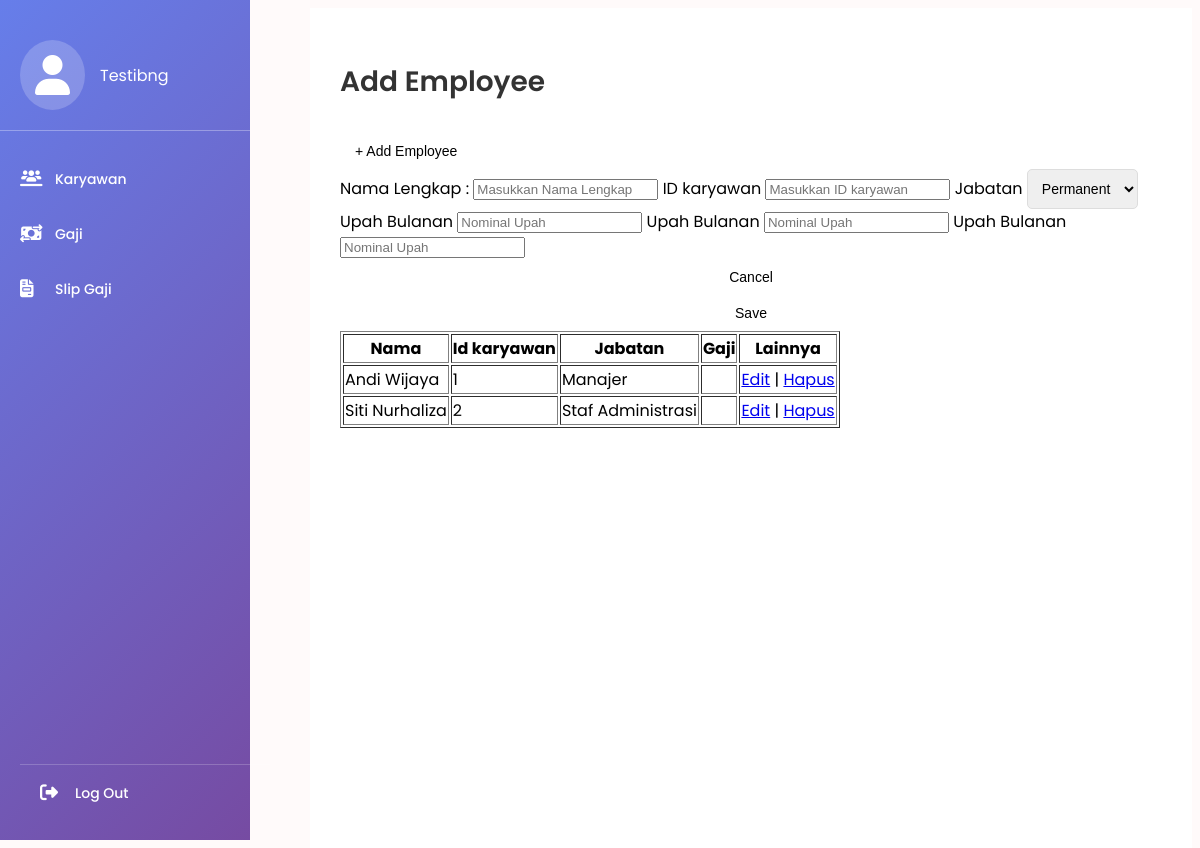
The app's page /indeks.php with its own data.
### tables this page shows
CREATE TABLE `karyawan` (
  `id_karyawan` int(11) NOT NULL,
  `nama` varchar(30) NOT NULL,
  `jabatan` varchar(30) NOT NULL
);

### indeks.php (the view, shortened to what this page needs)
<!DOCTYPE html>
<html lang="en">
<head>
    <link rel="stylesheet" href="indeks.css">
    <link rel="stylesheet" href="https://cdnjs.cloudflare.com/ajax/libs/font-awesome/6.5.0/css/all.min.css">
</head>
<body>
    <div class="sidebar">
        <ul class="isi-list">
            <div class="data-akun">
                <li>
                    <i class="fas fa-user"></i>
                    <span>
                        Testibng
                    </span>
                </li>
            </div>
            <li>
                <i class="fa-solid fa-users-line"></i>
                <span><a href="indeks.php">Karyawan</a></span>
            </li>
            <li>
                <i class="fa-solid fa-money-bill-transfer"></i>
                <span><a href="gaji.php">Gaji</a></span>
            </li>
            <li>
                <i class="fa-solid fa-file-invoice"></i>
                <span><a href="slipGaji.php">Slip Gaji</a>
                </span>
            </li>
            <li class="log-out-tombol">
                <i class="fa-solid fa-right-from-bracket"></i>
                <span><a href="">Log Out</a></span>
            </li>
        </ul>
    </div>
    <div class="container">
        <h2>Add Employee</h2>
        <button>+ Add Employee</button>
        <form>
            <div class="sejajar">
                <label for="nama-lengkap">Nama Lengkap : </label>
                <input type="text" placeholder="Masukkan Nama Lengkap" required>
                <label for="id-karyawan">ID karyawan</label>
                <input type="text" id="id-karyawan" placeholder="Masukkan ID karyawan" required>
                <label for="jabatan">Jabatan</label>
                <select id="jabatan" required>
                    <option value="Permanent">Permanent</option>
                </select>
            </div>
            <div class="sejajar">
                <label for="gaji">Upah Bulanan</label>
                <input type="number" id="gaji" placeholder="Nominal Upah" required>
                <label for="gaji">Upah Bulanan</label>
                <input type="number" id="gaji" placeholder="Nominal Upah" required>
                <label for="gaji">Upah Bulanan</label>
                <input type="number" id="gaji" placeholder="Nominal Upah" required>
            </div>
            <button type="button" class="cancel-btn">Cancel</button>
            <button type="submit" class="save-btn">Save</button>
        </form>
        <table border='1'>
<tr>
                <th>Nama</th>
                <th>Id karyawan</th>
                <th>Jabatan</th>
                <th>Gaji</th>
                <th>Lainnya</th>
            </tr>
            <?php
            include 'koneksi.php';
            $query = mysqli_query($konek, "select * from karyawan");
            while($data = mysqli_fetch_array($query)) {
            ?>
            <tr>
                <td><?=htmlspecialchars($data['nama'])?></td>
                <td><?=htmlspecialchars($data['id_karyawan'])?></td>
                <td><?=htmlspecialchars($data['jabatan'])?></td>
                <td><?=htmlspecialchars($data['gaji'])?></td>
                <td>
                    <a href="edit.php?id_karyawan=<?=$data['id_karyawan']?>">Edit</a> |
                    <a href="hapus.php?id_karyawan=<?=$data['id_karyawan']?>">Hapus</a>
                </td>
            </tr>
            <?php
            }
            ?>
        </table>
    </div>
</body>
</html>

### indeks.css (style rules this page uses)
body { overflow-x: hidden; background-color: #FFFAFA; font-family: poppins; margin-left: 60px; display: flex; }
.sidebar { width: 250px; height: 100vh; background: linear-gradient(135deg, #667eea 0%, #764ba2 100%); padding: 20px 0; position: fixed; left: 0; top: 0; }
.isi-list { list-style: none; padding: 0; margin: 0; }
.data-akun { padding: 20px; border-bottom: 1px solid #ffffff50; margin-bottom: 20px; }
.data-akun li { display: flex; align-items: center; color: white; }
.data-akun i { font-size: 40px; margin-right: 15px; background: rgba(255, 255, 255, 0.2); padding: 15px; border-radius: 50%; }
.isi-list>li { padding: 15px 20px; display: flex; align-items: center; transition: background-color 0.3s; cursor: pointer; }
.isi-list>li i { font-size: 18px; color: white; margin-right: 15px; width: 20px; }
.isi-list>li span a { color: white; text-decoration: none; font-size: 14px; font-weight: 500; }
.log-out-tombol { margin-top: auto; position: absolute; bottom: 20px; width: calc(100% - 40px); margin-left: 20px; border-top: 1px solid rgba(255, 255, 255, 0.2); padding-top: 20px; }
.container { margin-left: 250px; padding: 30px; width: calc(100% - 250px); background-color: white; min-height: 100vh; }
.container h2 { color: #333; margin-bottom: 30px; font-size: 28px; font-weight: 600; }
select { padding: 10px; border: 1px solid #ddd; border-radius: 5px; font-size: 14px; }
button { background-color: #ffffff; color: rgb(0, 0, 0); padding: 10px 15px; padding-left: 15PX; border: none; border-radius: 5px; cursor: pointer; font-size: 14px; }
form { display: flex; flex-direction: column; }

### records on screen
karyawan: nama "Andi Wijaya", id_karyawan "1", jabatan "Manajer"
karyawan: nama "Siti Nurhaliza", id_karyawan "2", jabatan "Staf Administrasi"
